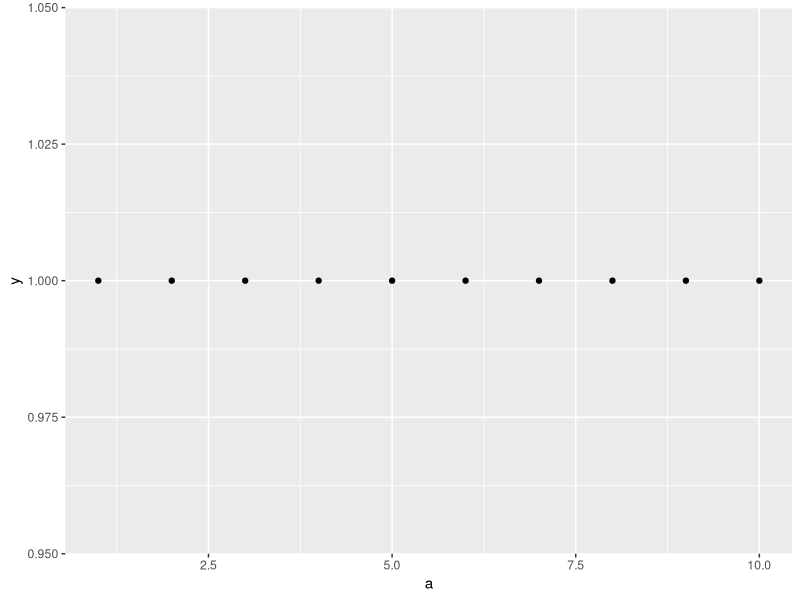

Reproduce this figure in R.
# Subsample fastq files
# 11 December 2023

library(ggplot2)
library(tidyverse)
tibble(a = 1:10) |> 
  ggplot(aes(x = a, y = 1)) + 
  geom_point()

